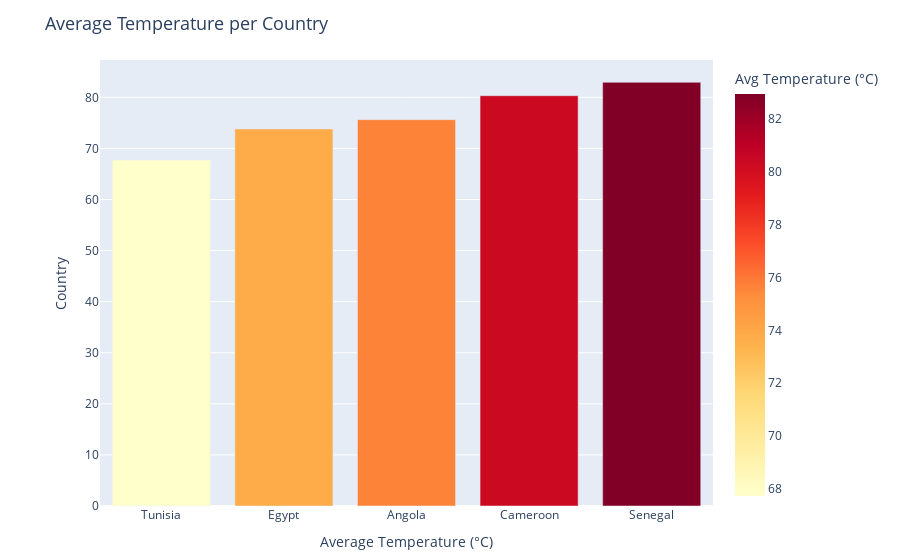

Notebook code for this chart:
### Markdown cell above
# Temperature Distribution in Senegal (1980–2000 vs. 2000–2023)

## Overview

This histogram compares the distribution of average temperatures in Senegal across two distinct time periods:

- **1980–2000** (blue bars)
- **2000–2023** (orange bars)

The x-axis represents average temperature in degrees Celsius (°C), while the y-axis shows the frequency of temperature occurrences.

## Key Observations

- **Shift to the right**: The orange bars are generally positioned further right than the blue ones, indicating that higher temperatures have become more common in the recent period.
- **Taller orange bars**: The frequency of warmer temperatures has increased, suggesting a denser concentration of higher temperature values.
- **Flattening of blue bars**: The earlier period shows a more spread-out distribution, implying greater variability or cooler extremes.

## Interpretation

This histogram provides visual evidence of climate warming in Senegal:

- The **modal temperature** (most frequent value) has increased.
- The **distribution has shifted** toward hotter values.
- The **frequency of high temperatures** has intensified.

These changes suggest a long-term warming trend, consistent with broader climate change patterns. The histogram effectively highlights how temperature behavior has evolved over time, offering a clear comparison between historical and recent climate conditions.

### Code cell
#Select the best chart to show the Average temperature per country.
avg_temp_by_country = data_imputed.groupby('country')['tavg'].mean().sort_values().reset_index()


fig = px.bar(
    avg_temp_by_country,
    x='country',
    y='tavg',
    orientation='v',
    title='Average Temperature per Country',
    labels={'tavg': 'Avg Temperature (°C)', 'country': 'Country'},
    color='tavg',
    color_continuous_scale='YlOrRd'  # Optional: adds a heatmap feel
)

fig.update_layout(
    xaxis_title='Average Temperature (°C)',
    yaxis_title='Country',
    title_font_size=18,
    xaxis_tickformat='.1f',
    margin=dict(l=100, r=40, t=60, b=40)
)


fig.show()

### Figure 1 — Plotly figure (JSON) as saved in the notebook; plotly's stock layout.template omitted (floating-point values rounded to 4 significant figures)
{"data": [{"hovertemplate": "Country=%{x}<br>Avg Temperature (°C)=%{marker.color}<extra></extra>", "legendgroup": "", "marker": {"color": [67.74, 73.81, 75.63, 80.32, 82.94], "coloraxis": "coloraxis", "pattern": {"shape": ""}}, "name": "", "orientation": "v", "showlegend": false, "textposition": "auto", "type": "bar", "x": ["Tunisia", "Egypt", "Angola", "Cameroon", "Senegal"], "xaxis": "x", "y": [67.74, 73.81, 75.63, 80.32, 82.94], "yaxis": "y"}], "layout": {"barmode": "relative", "coloraxis": {"colorbar": {"title": {"text": "Avg Temperature (°C)"}}, "colorscale": [[0, "rgb(255,255,204)"], [0.125, "rgb(255,237,160)"], [0.25, "rgb(254,217,118)"], [0.375, "rgb(254,178,76)"], [0.5, "rgb(253,141,60)"], [0.625, "rgb(252,78,42)"], [0.75, "rgb(227,26,28)"], [0.875, "rgb(189,0,38)"], [1, "rgb(128,0,38)"]]}, "legend": {"tracegroupgap": 0}, "margin": {"b": 40, "l": 100, "r": 40, "t": 60}, "title": {"font": {"size": 18}, "text": "Average Temperature per Country"}, "xaxis": {"anchor": "y", "domain": [0, 1], "tickformat": ".1f", "title": {"text": "Average Temperature (°C)"}}, "yaxis": {"anchor": "x", "domain": [0, 1], "title": {"text": "Country"}}}}
